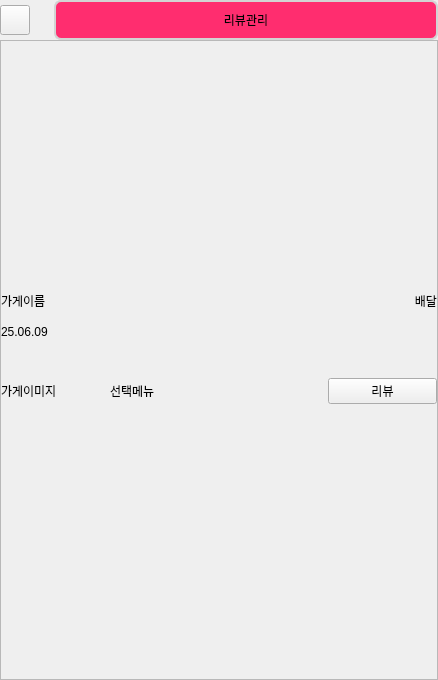
          <widget class="QWidget" name="scrollAreaWidgetContents_18">
           <property name="geometry">
            <rect>
             <x>0</x>
             <y>0</y>
             <width>438</width>
             <height>680</height>
            </rect>
           </property>
           <layout class="QGridLayout" name="gridLayout_37">
            <property name="leftMargin">
             <number>0</number>
            </property>
            <property name="topMargin">
             <number>0</number>
            </property>
            <property name="rightMargin">
             <number>0</number>
            </property>
            <property name="bottomMargin">
             <number>0</number>
            </property>
            <property name="spacing">
             <number>0</number>
            </property>
            <item row="0" column="2">
             <widget class="QFrame" name="frame_12">
              <property name="minimumSize">
               <size>
                <width>384</width>
                <height>40</height>
               </size>
              </property>
              <property name="maximumSize">
               <size>
                <width>384</width>
                <height>40</height>
               </size>
              </property>
              <property name="styleSheet">
               <string notr="true">border: none; </string>
              </property>
              <property name="frameShape">
               <enum>QFrame::Shape::StyledPanel</enum>
              </property>
              <property name="frameShadow">
               <enum>QFrame::Shadow::Raised</enum>
              </property>
              <layout class="QGridLayout" name="gridLayout_38">
               <property name="leftMargin">
                <number>0</number>
               </property>
               <property name="topMargin">
                <number>0</number>
               </property>
               <property name="rightMargin">
                <number>0</number>
               </property>
               <property name="bottomMargin">
                <number>0</number>
               </property>
               <property name="spacing">
                <number>0</number>
               </property>
               <item row="0" column="0">
                <widget class="QLabel" name="label_56">
                 <property name="minimumSize">
                  <size>
                   <width>384</width>
                   <height>40</height>
                  </size>
                 </property>
                 <property name="maximumSize">
                  <size>
                   <width>384</width>
                   <height>40</height>
                  </size>
                 </property>
                 <property name="font">
                  <font>
                   <fontweight>DemiBold</fontweight>
                  </font>
                 </property>
                 <property name="styleSheet">
                  <string notr="true">border-radius: 7px; 
border: 2px solid #D3D3D3;
background-color:#FF2D6F;</string>
                 </property>
                 <property name="text">
                  <string>리뷰관리</string>
                 </property>
                 <property name="alignment">
                  <set>Qt::AlignmentFlag::AlignCenter</set>
                 </property>
                </widget>
               </item>
              </layout>
             </widget>
            </item>
            <item row="1" column="0" colspan="3">
             <widget class="QFrame" name="frame_13">
              <property name="minimumSize">
               <size>
                <width>438</width>
                <height>640</height>
               </size>
              </property>
              <property name="maximumSize">
               <size>
                <width>438</width>
                <height>640</height>
               </size>
              </property>
              <property name="frameShape">
               <enum>QFrame::Shape::StyledPanel</enum>
              </property>
              <property name="frameShadow">
               <enum>QFrame::Shadow::Raised</enum>
              </property>
              <layout class="QVBoxLayout" name="verticalLayout_5">
               <property name="spacing">
                <number>0</number>
               </property>
               <property name="leftMargin">
                <number>0</number>
               </property>
               <property name="topMargin">
                <number>0</number>
               </property>
               <property name="rightMargin">
                <number>0</number>
               </property>
               <property name="bottomMargin">
                <number>0</number>
               </property>
               <item>
                <widget class="QWidget" name="widget_review" native="true">
                 <property name="minimumSize">
                  <size>
                   <width>0</width>
                   <height>150</height>
                  </size>
                 </property>
                 <property name="maximumSize">
                  <size>
                   <width>16777215</width>
                   <height>150</height>
                  </size>
                 </property>
                 <layout class="QGridLayout" name="gridLayout_40">
                  <property name="leftMargin">
                   <number>0</number>
                  </property>
                  <property name="topMargin">
                   <number>0</number>
                  </property>
                  <property name="rightMargin">
                   <number>0</number>
                  </property>
                  <property name="bottomMargin">
                   <number>0</number>
                  </property>
                  <property name="spacing">
                   <number>0</number>
                  </property>
                  <item row="2" column="0" rowspan="3">
                   <widget class="QLabel" name="label_57">
                    <property name="text">
                     <string>가게이미지</string>
                    </property>
                   </widget>
                  </item>
                  <item row="1" column="0" colspan="3">
                   <widget class="QLabel" name="label_59">
                    <property name="text">
                     <string>25.06.09</string>
                    </property>
                   </widget>
                  </item>
                  <item row="0" column="3">
                   <widget class="QLabel" name="label_58">
                    <property name="text">
                     <string>배달</string>
                    </property>
                    <property name="alignment">
                     <set>Qt::AlignmentFlag::AlignRight|Qt::AlignmentFlag::AlignTrailing|Qt::AlignmentFlag::AlignVCenter</set>
                    </property>
                   </widget>
                  </item>
                  <item row="3" column="1" colspan="2">
                   <widget class="QLabel" name="label_61">
                    <property name="text">
                     <string>선택메뉴</string>
                    </property>
                   </widget>
                  </item>
                  <item row="3" column="3">
                   <widget class="QPushButton" name="pushButton_69">
                    <property name="text">
                     <string>리뷰</string>
                    </property>
                   </widget>
                  </item>
                  <item row="0" column="0" colspan="3">
                   <widget class="QLabel" name="label_60">
                    <property name="text">
                     <string>가게이름</string>
                    </property>
                   </widget>
                  </item>
                 </layout>
                </widget>
               </item>
              </layout>
             </widget>
            </item>
            <item row="0" column="0">
             <widget class="QPushButton" name="pushButton_review_close_2">
              <property name="minimumSize">
               <size>
                <width>30</width>
                <height>30</height>
               </size>
              </property>
              <property name="maximumSize">
               <size>
                <width>30</width>
                <height>30</height>
               </size>
              </property>
              <property name="styleSheet">
               <string notr="true">border-image: url(:/image/main_img/ic_back.png);
</string>
              </property>
              <property name="text">
               <string/>
              </property>
             </widget>
            </item>
            <item row="0" column="1">
             <spacer name="horizontalSpacer_14">
              <property name="orientation">
               <enum>Qt::Orientation::Horizontal</enum>
              </property>
              <property name="sizeHint" stdset="0">
               <size>
                <width>40</width>
                <height>20</height>
               </size>
              </property>
             </spacer>
            </item>
           </layout>
          </widget>
